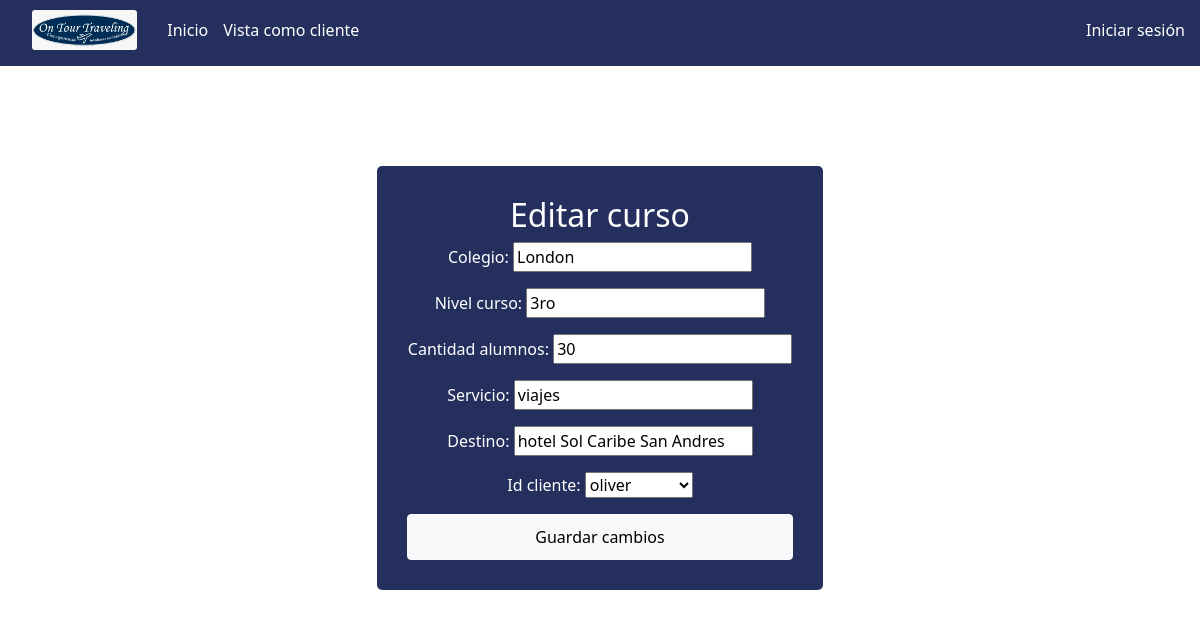
Screenshot of /edit_reg/2 with the database file from the repository.
### app_on_tour/models.py (models this page shows)
class Curso(models.Model):
    colegio = models.CharField(max_length=100)
    nivel_curso = models.CharField(max_length=100)
    cantidad_alumnos = models.IntegerField()
    servicio = models.CharField(max_length=100)
    destino = models.CharField(max_length=100)
    fecha_viaje = models.DateField()
    monto_depositado = models.IntegerField()
    meta_monto = models.IntegerField()
    id_cliente = models.ForeignKey(User,on_delete=models.CASCADE)

### app_on_tour/views.py (the view, shortened to what this page needs)
# urls.py: path('edit_reg/<int:id>', views.edit_reg, name='edit_reg'),
def edit_reg(request, id):
    curso = Curso.objects.get(pk=id)
    if request.method == "GET":
        form = EditarFormularioCurso(instance=curso)
        return render(request, 'admin/edit_reg.html',{
            'form': form,
            'curso': curso
        })

### app_on_tour/forms.py
class EditarFormularioCurso(ModelForm):
    class Meta:
        model = Curso
        fields = ['colegio', 'nivel_curso', 'cantidad_alumnos', 'servicio', 'destino', 'id_cliente']

### app_on_tour/templates/admin/edit_reg.html (shortened to what this page needs)
{% extends "admin/base_admin.html" %}
{% block content %}
    <form class="form-signup" method="POST">
        <h2>Editar curso</h2>
        {{form.as_p}}
        <button class="btn btn-light">
            Guardar cambios
        </button>
    </form>
{% endblock %}

### app_on_tour/static/css/admin_styles.css (style rules this page uses)
body { color: black; }
h2 { text-align: center; }
.form-signin, .form-signup { background: #242f5d; width: 40%; margin: auto; color: white; border-radius: 5px; padding: 30px; text-align: center; margin-top: 100px; margin-bottom: 200px; }
.form-signin button, .form-signup button { width: 100%; padding: 10px; }

### rows the page displays
Curso: colegio "London", nivel_curso "3ro", cantidad_alumnos "30", servicio "viajes", destino "hotel Sol Caribe San Andres", id_cliente "oliver"
